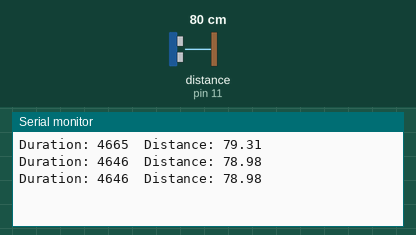
Bench run of a sketch on a simulated Arduino Uno, built with avr-gcc and run on an emulated ATmega328P. Shown: the last lines printed to the serial monitor. Wiring (inferred from the names in the program): ultrasonic range finder: trigger pin 10; echo pin 11. Inputs (shaded band) come from the test bench; at power-on: distance to the obstacle (sensor on pin 11) 80 cm. The echo pulse lasts 58.3 µs per cm.

Above: at 1.3 s.
1.4 s: distance to the obstacle (sensor on pin 11) set to 2 cm
At 1.9 s:
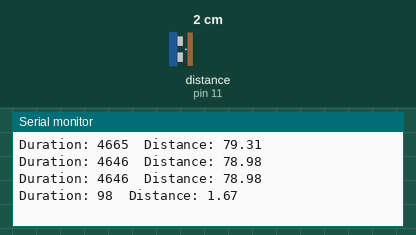
2.9 s: distance to the obstacle (sensor on pin 11) set to 4 cm
At 3.4 s:
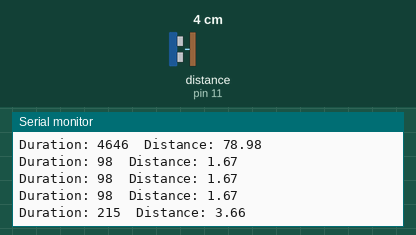
Timing chart, 0 to 5.9 s (numbered marks = the images above; inputs shaded):
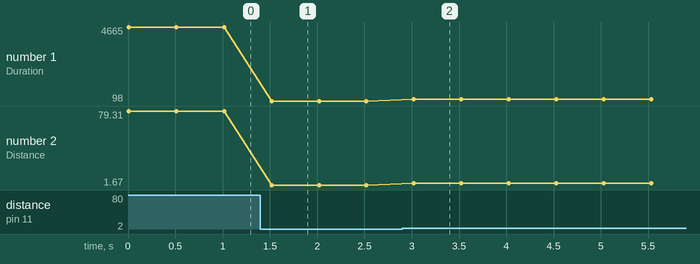

Measured:
- after the input at 1.4 s, the serial monitor: prints a new line after 0.12 s (image 1)
- after the input at 2.9 s, the serial monitor: prints a new line after 0.12 s (image 2)
- plotted number 1: 4646 → 98 after the input at 1.4 s, 98 → 215 after the input at 2.9 s
- plotted number 2: 78.98 → 1.67 after the input at 1.4 s, 1.67 → 3.66 after the input at 2.9 s

The sketch:

arduino_see.ino
```cpp
// use digital pins for sending trigger and receiving echo
int trig_pin = 10;
int echo_pin = 11;

// long type for duration b/c lots of decimals
long duration;
// calculate and report distance as float
float distance;

void setup() {
  // Trigger is an Output
  pinMode(trig_pin, OUTPUT);

  // Echo is an Input
  pinMode(echo_pin, INPUT);
  Serial.begin(115200);
}

void loop() {
  // clear the trigger from ultrasonic
  digitalWrite(trig_pin, LOW);
  delayMicroseconds(2);

  // send a 10 us pulse to trigger
  digitalWrite(trig_pin, HIGH);
  delayMicroseconds(10);
  digitalWrite(trig_pin, LOW);

  // read echo pin to get the total time to the object and back
  duration = pulseIn(echo_pin, HIGH);

  // 0.034 cm/us is speed of sound
  // 2 is because the sound wave goes to the object and reflects back
  distance = duration * 0.034/2;

  // print to monitor
  Serial.print("Duration: ");
  Serial.print(duration);
  Serial.print('\t');
  Serial.print("Distance: ");
  Serial.println(distance);
  delay(500);
}
```
